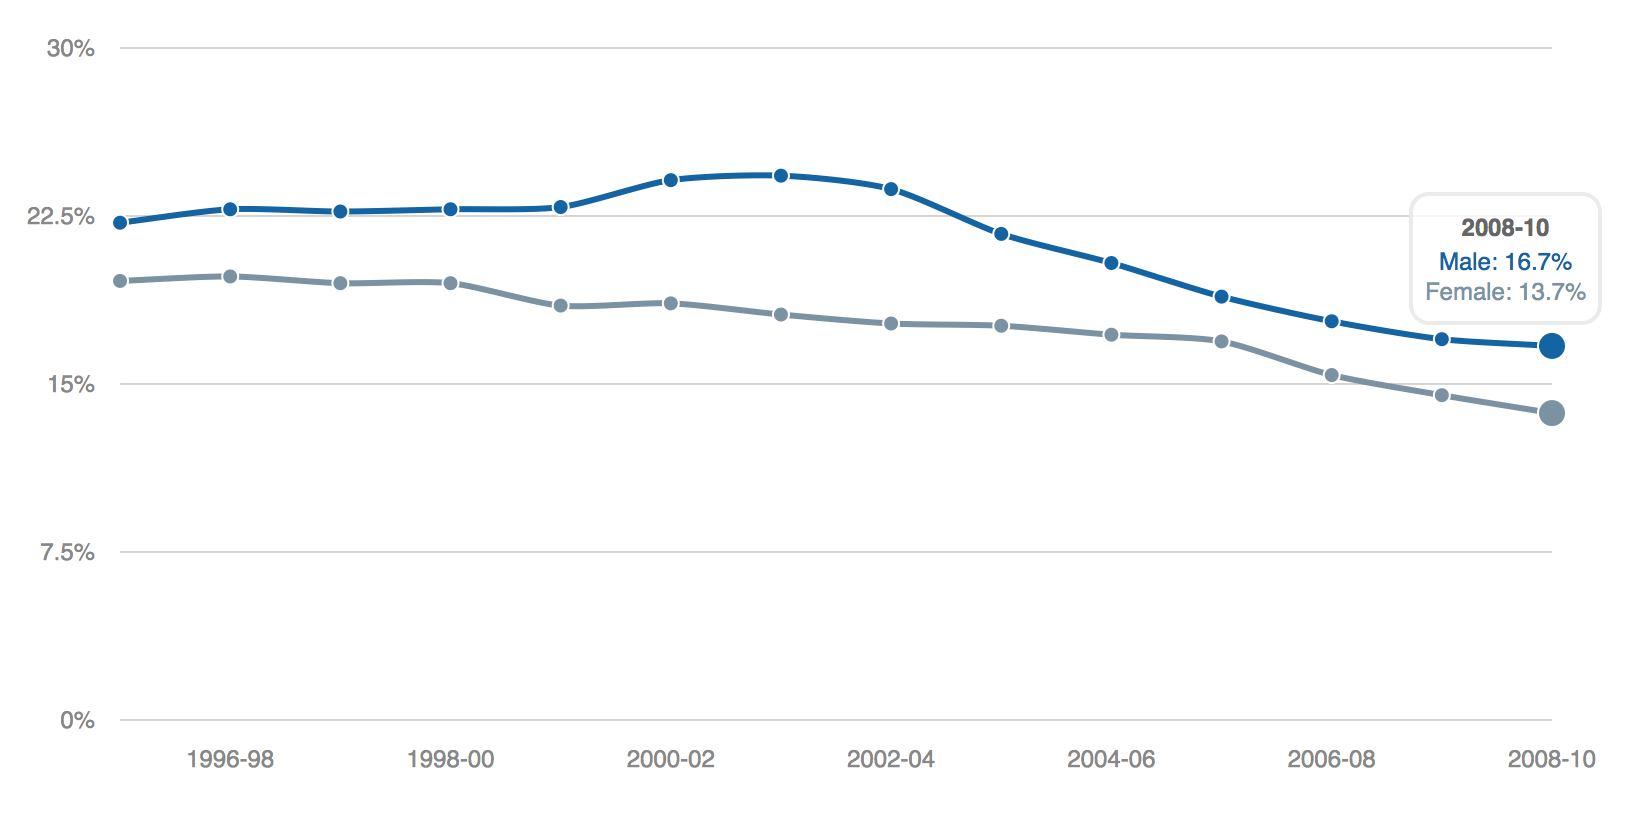

Recreate this plot in R.
#Percent_of_Adult_Current_Smokers_by_Sex_and_Race_Ethnicity__1995-2010

setwd( dirname(sys.frame(1)$ofile) )
smokingData <- read.csv(file="Percent_of_Adult_Current_Smokers_by_Sex_and_Race_Ethnicity__1995-2010.csv")

#plot data on graph
print(
  mPlot(
    x='Calendar.Years',
    parseTime = FALSE,
    y=list('Male..Hispanic.Smokers',
           'Female..Hispanic.Smokers'),
    data = smokingData,
    postUnits = "%",
    type='Line',
    labels=list('Male',
                'Female'),
    xLabels='Calendar.Years'
  )
)
